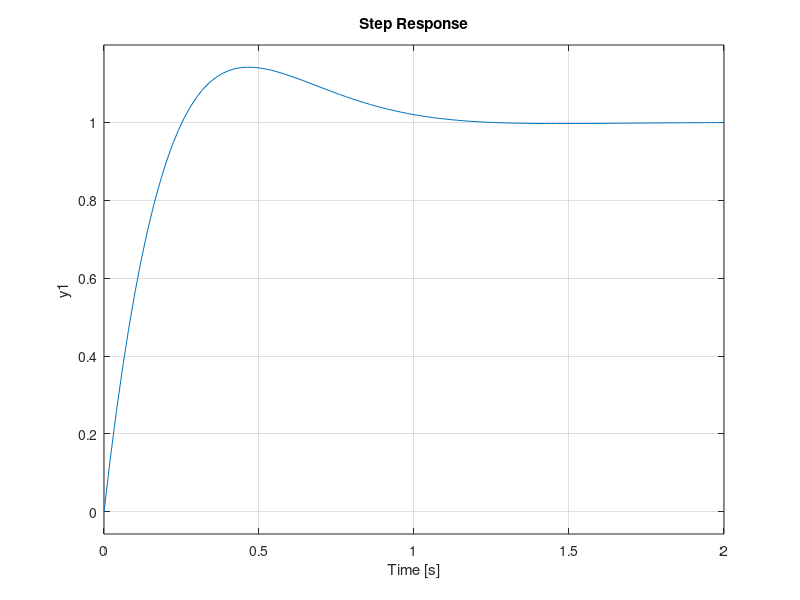
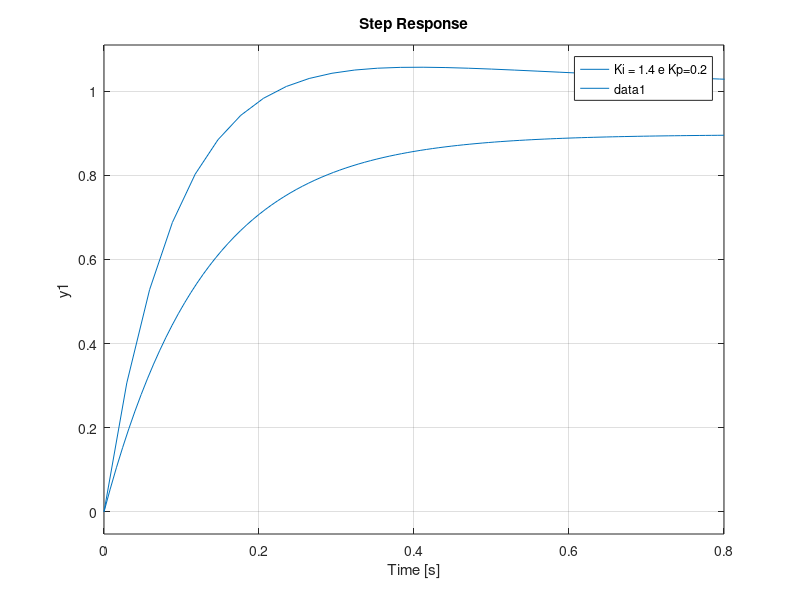

Recreate these plots in MATLAB, in order. (Note: this script raises an error after producing the figures.)
%% Aula 20
%% Ex 1a
clear all
s = tf('s');
% FT de velocidade do motor
G_vel = zpk(17.4/(s+0.8));

Mp = 0.02;
Tp = 1;
zeta = sqrt((log(Mp)^2)/(pi^2+log(Mp)^2));
wn = pi/(Tp*sqrt(1-zeta^2));

Ki = wn^2/17.4;
Kp = (2*zeta*wn-0.8)/17.4;

C = Kp + Ki/s;
Gmf_vel = feedback(C*G_vel,1);
step(Gmf_vel)
grid on

%% Influencia do Kp

Kp_vec = [0.2 0.3 0.4 0.5 0.6 0.7];
Ki = 1.4468;

figure(2)
hold on
for i=1:length(Kp_vec)
    C = Kp_vec(i) + Ki/s;
    Gmf_vel = feedback(C*G_vel,1);
    step(Gmf_vel)
end
hold off
grid on
legend(strcat('Ki = 1.4 e Kp=',num2str(Kp_vec')));

%% Influencia do Ki

Kp = 0.4;
Ki_vec = [0.0 0.1 0.4 0.8 1.6 3.2];

figure(2)
hold on
for i=1:length(Ki_vec)
    C = Kp + Ki_vec(i)/s;
    Gmf_vel = feedback(C*G_vel,1);
    step(Gmf_vel)
    stepinfo(Gmf_vel)
end
hold off
grid on
legend(strcat('Kp = 0.4 e Ki=',num2str(Ki_vec')));

%% Ajuste fino do ex 1a
Ki = wn^2/17.4;
Kp = (2*zeta*wn-0.8)/17.4;

C_orig = Kp + Ki/s;
Gmf_vel_orig = feedback(C_orig*G_vel,1);

Ki2 = 0.3*Ki;
Kp2 = Kp;

C_tuned = Kp2 + Ki2/s;
Gmf_vel_tuned = feedback(C_tuned*G_vel,1);
step(Gmf_vel_orig,Gmf_vel_tuned)
grid on
legend('original','ajustada')

%% Ajuste fino do ex 1a (2)
Ki = 17.4/wn^2;
Kp = (2*zeta*wn-0.8)/17.4;

C_orig = Kp + Ki/s;
Gmf_vel_orig = feedback(C_orig*G_vel,1);

Ki2 = Ki;
Kp2 = 1.5*Kp;

C_tuned = Kp2 + Ki2/s;
Gmf_vel_tuned = feedback(C_tuned*G_vel,1);
step(Gmf_vel_orig,Gmf_vel_tuned)
grid on
legend('original','ajustada')

%% Ex 1b
s = tf('s');
% FT de posicao do motor
G_pos = zpk(17.4/(s*(s+0.8)));

Mp = 0.02;
Tp = 0.4;
zeta = sqrt((log(Mp)^2)/(pi^2+log(Mp)^2));
wn = pi/(Tp*sqrt(1-zeta^2));

Kp = wn^2/17.4;
Kd = (2*zeta*wn-0.8)/17.4;

Gmf_pos = 17.4*Kp/(s^2 + s*(0.8 + 17.4*Kd) + 17.4*Kp);
step(Gmf_pos)
grid on

%% Influencia do Kp

Kp = [9 10 12 14 16];
Kd = 1;

figure(2)
hold on
for i=1:length(Kp)
    Gmf_pos = 17.4*Kp(i)/(s^2 + s*(0.8 + 17.4*Kd) + 17.4*Kp(i));
    step(Gmf_pos);
end
hold off
grid on
legend(strcat('Kd=1 e Kp=',num2str(Kp')));

%% Influencia do Kd

Kp = 9;
Kd_vec = [0.2 0.4 0.6 0.8 1];
figure(1)
hold on
for i=1:length(Kd_vec)
    Gmf_pos = 17.4*Kp/(s^2 + s*(0.8 + 17.4*Kd_vec(i)) + 17.4*Kp);
    step(Gmf_pos);
end
hold off
grid on
legend(strcat('Kp = 9 e Kd=',num2str(Kd_vec')));